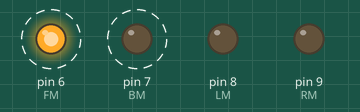
The sketch below on a simulated Arduino Uno, built with avr-gcc and run on an emulated ATmega328P. Shown: output pins drawn as LEDs (lit = HIGH). Dashed ring = blinking.

Above: at 0.1 s.
Timing chart, 0 to 3.0 s (numbered marks = the images above):
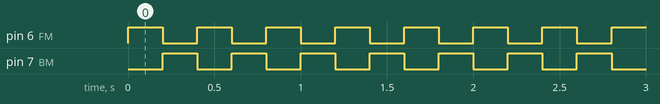

The sketch:

car_test.ino
```cpp
#include <SoftwareSerial.h>

SoftwareSerial BTSerial(2, 3);

int FM = 6, BM = 7, LM = 8, RM = 9,r;
boolean F, B, L, R;
int c = 99, l = 108, d = 100, a = 97, k = 107, b = 98;
void setup() {
  // put your setup code here, to run once:
  pinMode(6, OUTPUT);
  pinMode(7, OUTPUT);
  pinMode(8, OUTPUT);
  pinMode(9, OUTPUT);

 Serial.begin(9600);


  R = false;
  L = false;
  F = false;
  B = false;
  BTSerial.begin(9600);
}

void loop() {
  // put your main code here, to run repeatedly:
 F=true;
 B=false;
  drive();
  delay(200);
  F=false;
  B=true;
  drive();
  delay(200);
}

void drive() {
  if (R) {
    digitalWrite(RM, HIGH);
  } else {
    digitalWrite(RM, LOW);
  }
  if (L) {
    digitalWrite(LM, HIGH);
  } else {
    digitalWrite(LM, LOW);
  }
  if (F) {
    digitalWrite(FM, HIGH);
  } else {
    digitalWrite(FM, LOW);
  }
  if (B) {
    digitalWrite(BM, HIGH);
  } else {
    digitalWrite(BM, LOW);
  }

}
```

Measured:
- by itself, pin 6 (FM), pin 7 (BM): alternates HIGH for 0.20 s and LOW for 0.20 s
